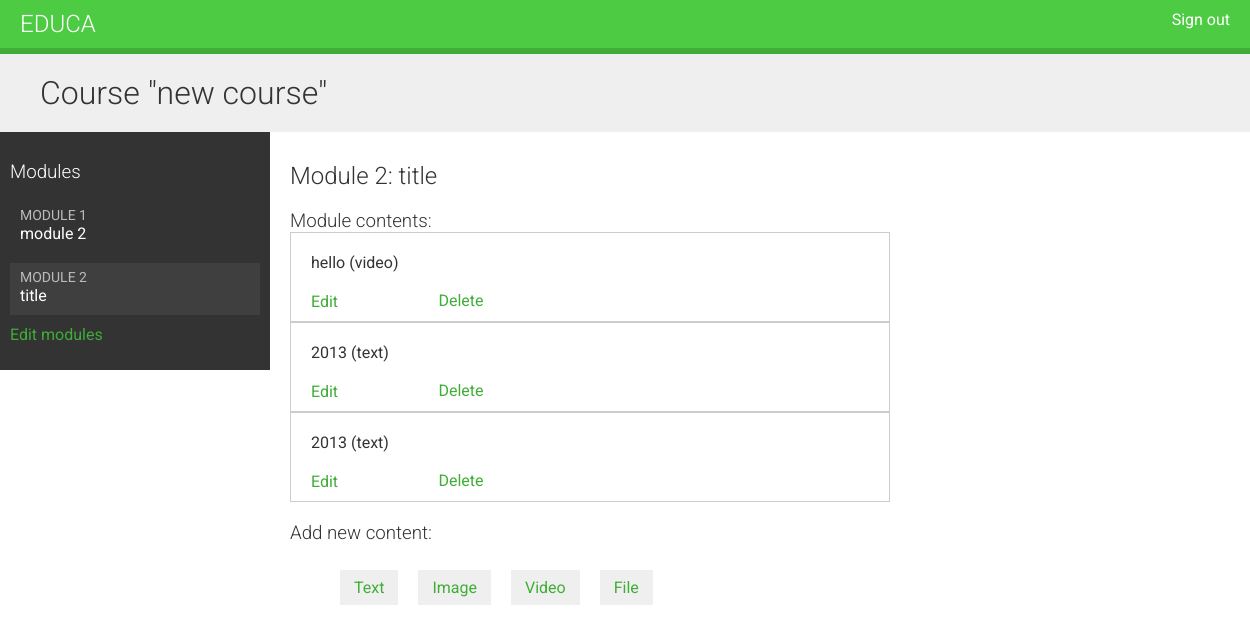
Page /module/3/ (signed in) on the committed database.
### courses/models.py (models this page shows, shortened)
class Course(models.Model):
    instructor = models.ForeignKey(settings.AUTH_USER_MODEL,on_delete=models.CASCADE,related_name="created_courses")
    subject = models.ForeignKey(Subject,on_delete=models.CASCADE,related_name='courses')
    title = models.CharField(max_length=200)
    slug = models.SlugField()
    overview = models.TextField(blank=True,null=True)
    created = models.DateTimeField(auto_now_add=True)
    updated = models.DateTimeField(auto_now=True)
    class Meta:
        ordering = ['-created']

class Module(models.Model):
    course = models.ForeignKey(Course,on_delete=models.CASCADE,related_name='modules')
    title = models.CharField(max_length=200)
    description = models.TextField()
    order = OrderField(blank=True,for_fields=['course'])
    class Meta:
        ordering = ['order']

class Content(models.Model):
    module = models.ForeignKey(Module,related_name="contents",on_delete=models.CASCADE)
    content_type = models.ForeignKey(ContentType,on_delete=models.CASCADE,limit_choices_to={'model__in':("text","video","image","file")})
    object_id = models.PositiveIntegerField()
    item = GenericForeignKey('content_type','object_id')
    order = OrderField(blank=True,for_fields=['Module'])
    class Meta:
        ordering = ['order']

class ItemBase(models.Model):
    instructor = models.ForeignKey(settings.AUTH_USER_MODEL,on_delete=models.CASCADE,related_name="%(class)s_related")
    title = models.CharField(max_length=200)
    created = models.DateTimeField(auto_now_add=True)
    updated = models.DateTimeField(auto_now=True)
    class Meta :
        abstract = True
    def __str__(self):
        return self.title

class Video(ItemBase):
    url = models.URLField()

class Text(ItemBase):
    content = models.TextField()

### courses/views.py (the view)
# urls.py: path('module/<int:module_id>/',views.ModuleContentListView.as_view(),name='module-content-list'),
class ModuleContentListView(TemplateResponseMixin, View):
    template_name = 'courses/manage/module/content_list.html'
    def get(self, request, module_id):
        module = get_object_or_404(Module,
        id=module_id,
        course__instructor=request.user)
        return self.render_to_response({'module': module})

### courses/templatetags/course.py (called while the page is built)
@register.filter
def model_name(obj):
    try:
        return obj._meta.model_name
    except AttributeError:
        return None

### courses/templates/courses/manage/module/content_list.html (shortened to what this page needs)
{% extends "base.html" %}
{% load course %}
{% block content %}
  {% with course=module.course %}
    <h1>Course "{{ course.title }}"</h1>
    <div class="contents">
      <h3>Modules</h3>
      <ul id="modules">
        {% for m in course.modules.all %}
          <li data-id="{{ m.id }}" {% if m == module %}
           class="selected"{% endif %}>
            <a href="{% url "courses:module-content-list" m.id %}">
              <span>
                Module <span class="order">{{ m.order|add:1 }}</span>
              </span>
              <br>
              {{ m.title }}
            </a>
          </li>
        {% empty %}
          <li>No modules yet.</li>
        {% endfor %}
      </ul>
      <p><a href="{% url "courses:course-module-update" course.id %}">
      Edit modules</a></p>
    </div>
    <div class="module">
      <h2>Module {{ module.order|add:1 }}: {{ module.title }}</h2>
      <h3>Module contents:</h3>
      <div id="module-contents">
        {% for content in module.contents.all %}
          <div data-id="{{ content.id }}">
            {% with item=content.item %}
              <p>{{ item }} ({{ item|model_name }})</p>
              <a href="{% url "courses:module-content-update" module.id item|model_name item.id %}">
                Edit
              </a>
              <form action="{% url "courses:module-content-delete" content.id %}" method="post">
                <input type="submit" value="Delete">
              </form>
            {% endwith %}
          </div>
        {% empty %}
          <p>This module has no contents yet.</p>
        {% endfor %}
      </div>
      <h3>Add new content:</h3>
      <ul class="content-types">
        <li><a href="{% url "courses:module-content-create" module.id "text" %}">
        Text</a></li>
        <li><a href="{% url "courses:module-content-create" module.id "image" %}">
        Image</a></li>
        <li><a href="{% url "courses:module-content-create" module.id "video" %}">
        Video</a></li>
        <li><a href="{% url "courses:module-content-create" module.id "file" %}">
        File</a></li>
      </ul>
    </div>
  {% endwith %}
{% endblock %}

### courses/static/css/base.css (style rules this page uses)
body { margin:0; font-family:'Roboto', sans-serif; font-weight:400; color:#333; }
a { color:#3fad37; text-decoration:none; }
ul { float:left; }
h1, h2, h3, h4, h5, h6 { font-family:'Roboto', sans-serif; font-weight:300; }
h1 { background:#efefef; width:100%; overflow:auto; padding:20px 0 20px 40px; margin:0; }
.module { padding:10px 20px; float:left; width:600px; }
.module h3 { margin:20px 0 0; padding:0; width:100%; }
.module p { margin:10px 0 20px; width:100%; float:left; }
.contents { width:20%; padding:10px; float:left; background:#333; color: #fff; font-family:'Roboto', sans-serif; }
.contents ul { list-style:none; margin:0; padding:0; width:100%; }
.contents ul li { margin:0 0 10px 0; padding:4px 10px 10px; overflow:auto; cursor:move; }
.contents ul li.selected { background:#3f3f3f; }
.contents ul span { text-transform:uppercase; color:#bbb; font-size:14px; }
.contents ul a { display:block; color:#fff; text-decoration:none; }
ul.content-types li { list-style:none; float:left; margin:10px; background:#efefef; padding:8px 14px; }
input, select, textarea { border:1px solid #ccc; border-bottom:3px solid #ccc; padding:8px 12px; font-size:16px; font-family:'Roboto', sans-serif; float:left; clear:both; width:300px; }
input[type=submit], a.button { border-radius:5px; background:#4dcc43; color:#fff; font-size:16px; text-transform:uppercase; border:none; padding:10px 20px; margin:20px 0; }
#module-contents div { padding:10px 20px; border:1px solid #ccc; background:#fff }
#module-contents form { margin:0; padding:0; }
#module-contents input[type=submit] { color:#3fad37; background:none; margin:-20px 0 0; padding:0; float:left; text-transform:none; }

### rows in the picture
Course: title "new course"
Module: order|add "1", title "module 2"
Module: order|add "2", title "title"
Content: item "hello", item|model_name "video"
Content: item "2013", item|model_name "text"
Content: item "2013", item|model_name "text"
